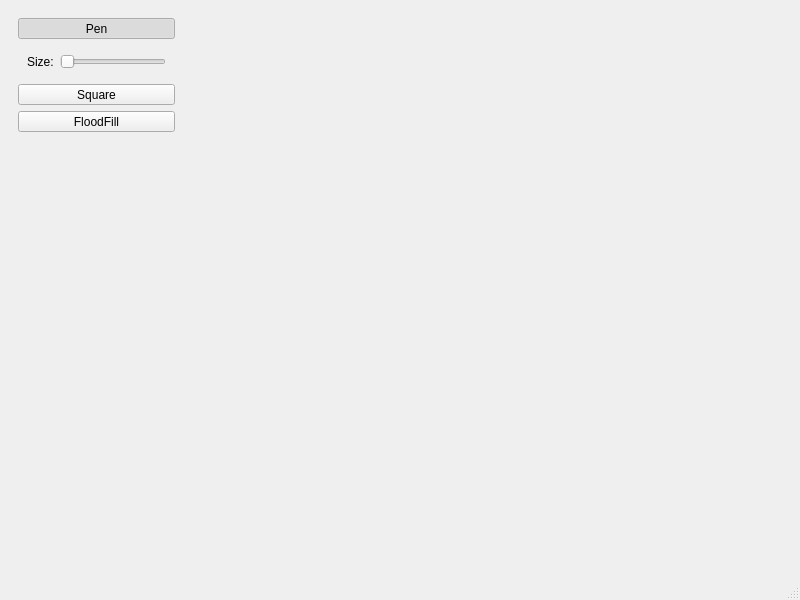
<ui version="4.0" >
 <class>MainWindow</class>
 <widget class="QMainWindow" name="MainWindow" >
  <property name="geometry" >
   <rect>
    <x>0</x>
    <y>0</y>
    <width>800</width>
    <height>600</height>
   </rect>
  </property>
  <property name="windowTitle" >
   <string>MainWindow</string>
  </property>
  <widget class="QWidget" name="centralwidget" >
   <layout class="QGridLayout" name="gridLayout_2" >
    <item row="0" column="0" >
     <widget class="QWidget" native="1" name="widget" >
      <property name="maximumSize" >
       <size>
        <width>175</width>
        <height>16777215</height>
       </size>
      </property>
      <layout class="QGridLayout" name="gridLayout" >
       <item row="0" column="0" >
        <widget class="QToolButton" name="pen" >
         <property name="sizePolicy" >
          <sizepolicy vsizetype="Fixed" hsizetype="Expanding" >
           <horstretch>0</horstretch>
           <verstretch>0</verstretch>
          </sizepolicy>
         </property>
         <property name="text" >
          <string>Pen</string>
         </property>
         <property name="checkable" >
          <bool>true</bool>
         </property>
         <property name="checked" >
          <bool>true</bool>
         </property>
         <property name="autoExclusive" >
          <bool>true</bool>
         </property>
        </widget>
       </item>
       <item row="1" column="0" >
        <widget class="QWidget" native="1" name="widget_2" >
         <layout class="QHBoxLayout" name="horizontalLayout" >
          <item>
           <widget class="QLabel" name="label" >
            <property name="text" >
             <string>Size:</string>
            </property>
           </widget>
          </item>
          <item>
           <widget class="QSlider" name="penSize" >
            <property name="orientation" >
             <enum>Qt::Horizontal</enum>
            </property>
           </widget>
          </item>
         </layout>
        </widget>
       </item>
       <item row="2" column="0" >
        <widget class="QToolButton" name="square" >
         <property name="sizePolicy" >
          <sizepolicy vsizetype="Fixed" hsizetype="Expanding" >
           <horstretch>0</horstretch>
           <verstretch>0</verstretch>
          </sizepolicy>
         </property>
         <property name="text" >
          <string>Square</string>
         </property>
         <property name="checkable" >
          <bool>true</bool>
         </property>
         <property name="autoExclusive" >
          <bool>true</bool>
         </property>
        </widget>
       </item>
       <item row="4" column="0" >
        <spacer name="verticalSpacer" >
         <property name="orientation" >
          <enum>Qt::Vertical</enum>
         </property>
         <property name="sizeHint" stdset="0" >
          <size>
           <width>20</width>
           <height>431</height>
          </size>
         </property>
        </spacer>
       </item>
       <item row="3" column="0" >
        <widget class="QToolButton" name="floodfill" >
         <property name="sizePolicy" >
          <sizepolicy vsizetype="Fixed" hsizetype="Expanding" >
           <horstretch>0</horstretch>
           <verstretch>0</verstretch>
          </sizepolicy>
         </property>
         <property name="text" >
          <string>FloodFill</string>
         </property>
         <property name="checkable" >
          <bool>true</bool>
         </property>
         <property name="autoExclusive" >
          <bool>true</bool>
         </property>
        </widget>
       </item>
      </layout>
     </widget>
    </item>
    <item row="0" column="1" >
     <widget class="QWidget" native="1" name="container" >
      <property name="sizePolicy" >
       <sizepolicy vsizetype="Expanding" hsizetype="Expanding" >
        <horstretch>0</horstretch>
        <verstretch>0</verstretch>
       </sizepolicy>
      </property>
     </widget>
    </item>
   </layout>
  </widget>
  <widget class="QMenuBar" name="menubar" >
   <property name="geometry" >
    <rect>
     <x>0</x>
     <y>0</y>
     <width>800</width>
     <height>25</height>
    </rect>
   </property>
  </widget>
  <widget class="QStatusBar" name="statusbar" />
 </widget>
 <resources/>
 <connections>
  <connection>
   <sender>pen</sender>
   <signal>toggled(bool)</signal>
   <receiver>widget_2</receiver>
   <slot>setVisible(bool)</slot>
   <hints>
    <hint type="sourcelabel" >
     <x>93</x>
     <y>65</y>
    </hint>
    <hint type="destinationlabel" >
     <x>90</x>
     <y>86</y>
    </hint>
   </hints>
  </connection>
 </connections>
</ui>
